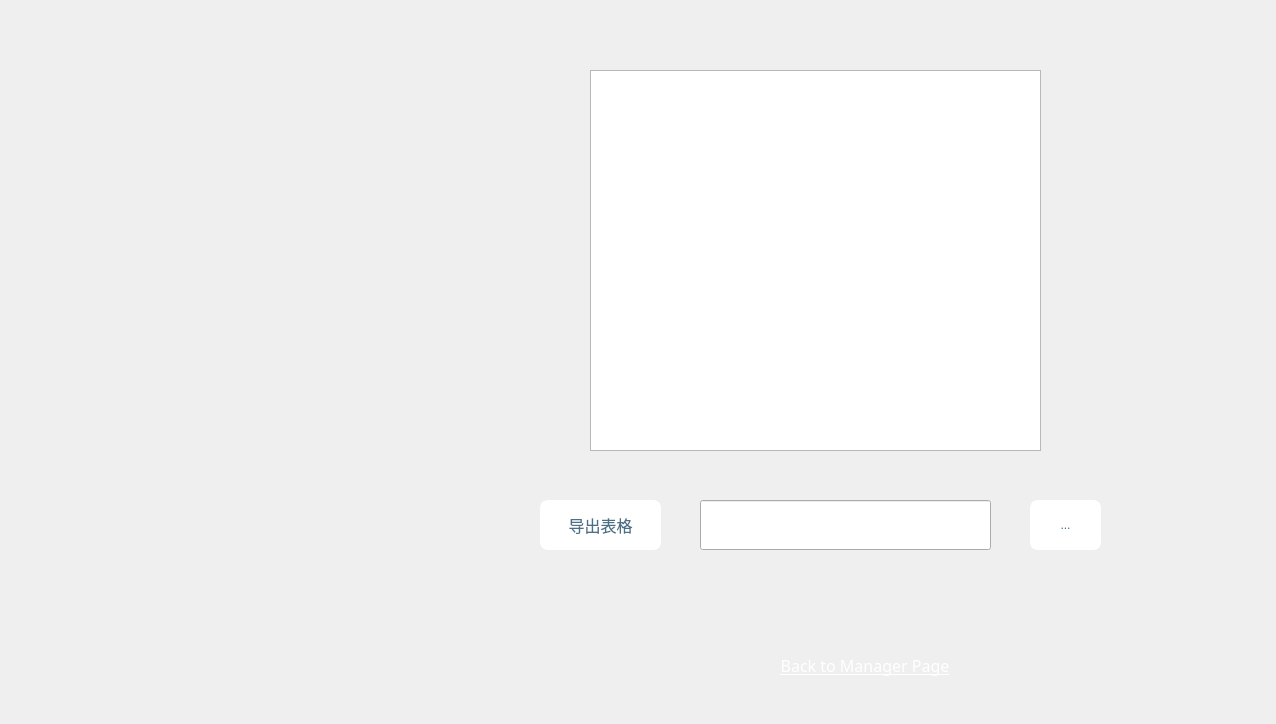
<?xml version="1.0" encoding="UTF-8"?>
<ui version="4.0">
 <class>saleDetail</class>
 <widget class="QWidget" name="saleDetail">
  <property name="geometry">
   <rect>
    <x>0</x>
    <y>0</y>
    <width>1276</width>
    <height>724</height>
   </rect>
  </property>
  <property name="minimumSize">
   <size>
    <width>1276</width>
    <height>724</height>
   </size>
  </property>
  <property name="maximumSize">
   <size>
    <width>1276</width>
    <height>724</height>
   </size>
  </property>
  <property name="windowTitle">
   <string>Form</string>
  </property>
  <widget class="QFrame" name="frame">
   <property name="geometry">
    <rect>
     <x>0</x>
     <y>0</y>
     <width>1276</width>
     <height>724</height>
    </rect>
   </property>
   <property name="styleSheet">
    <string notr="true">#frame{border-image: url(:/Picture/saledetail.jpg);border-top-left-radius:15px;border-top-right-radius:15px;border-bottom-left-radius:15px;border-bottom-right-radius:15px;}</string>
   </property>
   <property name="frameShape">
    <enum>QFrame::StyledPanel</enum>
   </property>
   <property name="frameShadow">
    <enum>QFrame::Raised</enum>
   </property>
   <widget class="QPushButton" name="pushButton_2">
    <property name="geometry">
     <rect>
      <x>680</x>
      <y>640</y>
      <width>370</width>
      <height>50</height>
     </rect>
    </property>
    <property name="font">
     <font>
      <family>Segoe Print</family>
      <pointsize>12</pointsize>
      <underline>true</underline>
     </font>
    </property>
    <property name="styleSheet">
     <string notr="true">border-radius:10px;padding:2px 4px;color: white;</string>
    </property>
    <property name="text">
     <string>Back to Manager Page</string>
    </property>
   </widget>
   <widget class="QLineEdit" name="lineEdit">
    <property name="geometry">
     <rect>
      <x>700</x>
      <y>500</y>
      <width>291</width>
      <height>50</height>
     </rect>
    </property>
   </widget>
   <widget class="QToolButton" name="toolButton">
    <property name="geometry">
     <rect>
      <x>1030</x>
      <y>500</y>
      <width>71</width>
      <height>50</height>
     </rect>
    </property>
    <property name="styleSheet">
     <string notr="true">background-color:rgb(255,255,255);border: 3px solid white;border-radius:8px;color:rgb(74,112,133);</string>
    </property>
    <property name="text">
     <string>...</string>
    </property>
   </widget>
   <widget class="QPushButton" name="pushButton">
    <property name="geometry">
     <rect>
      <x>540</x>
      <y>500</y>
      <width>121</width>
      <height>50</height>
     </rect>
    </property>
    <property name="font">
     <font>
      <family>华文新魏</family>
      <pointsize>12</pointsize>
     </font>
    </property>
    <property name="styleSheet">
     <string notr="true">background-color:rgb(255,255,255);border: 3px solid white;border-radius:8px;color:rgb(74,112,133);</string>
    </property>
    <property name="text">
     <string>导出表格</string>
    </property>
   </widget>
   <widget class="QTableWidget" name="tableWidget">
    <property name="geometry">
     <rect>
      <x>590</x>
      <y>70</y>
      <width>451</width>
      <height>381</height>
     </rect>
    </property>
   </widget>
   <widget class="QLabel" name="label_4">
    <property name="geometry">
     <rect>
      <x>630</x>
      <y>620</y>
      <width>111</width>
      <height>81</height>
     </rect>
    </property>
    <property name="text">
     <string>&lt;html&gt;&lt;head/&gt;&lt;body&gt;&lt;p&gt;&lt;img src=&quot;:/Picture/arrowRight.png&quot;/&gt;&lt;/p&gt;&lt;/body&gt;&lt;/html&gt;</string>
    </property>
   </widget>
   <widget class="QLabel" name="file_info">
    <property name="geometry">
     <rect>
      <x>740</x>
      <y>590</y>
      <width>241</width>
      <height>41</height>
     </rect>
    </property>
    <property name="font">
     <font>
      <family>华文新魏</family>
      <pointsize>12</pointsize>
     </font>
    </property>
    <property name="styleSheet">
     <string notr="true">color: rgb(255, 255, 255);</string>
    </property>
    <property name="text">
     <string/>
    </property>
    <property name="alignment">
     <set>Qt::AlignCenter</set>
    </property>
   </widget>
   <widget class="QLabel" name="set_info">
    <property name="geometry">
     <rect>
      <x>700</x>
      <y>570</y>
      <width>300</width>
      <height>50</height>
     </rect>
    </property>
    <property name="font">
     <font>
      <family>华文新魏</family>
      <pointsize>14</pointsize>
     </font>
    </property>
    <property name="styleSheet">
     <string notr="true">color: rgb(255, 255, 255);</string>
    </property>
    <property name="text">
     <string/>
    </property>
    <property name="alignment">
     <set>Qt::AlignCenter</set>
    </property>
   </widget>
  </widget>
 </widget>
 <resources/>
 <connections/>
</ui>
